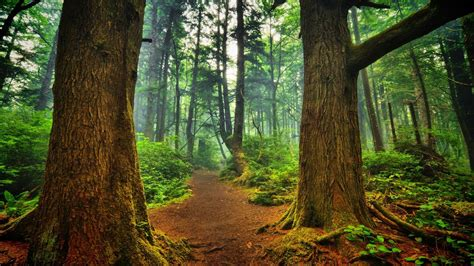
#> input picture img.jpg, 474 x 266 px
$ python edge_detection_test.py
#> lines starting #> are read from the running program, lines starting #| are printed output that depends on the picture
# code taken from https://qiita.com/hitomatagi/items/2c3a2bfefe73ab5c86a4

import cv2

ORG_WINDOW_NAME = "org"
GRAY_WINDOW_NAME = "gray"
CANNY_WINDOW_NAME = "canny"

IMG_FILE_NAME = "img.jpg"
GRAY_FILE_NAME = "gray.png"
CANNY_FILE_NAME = "canny.png"

org_img = cv2.imread(IMG_FILE_NAME, cv2.IMREAD_UNCHANGED)
#> org_img is the input picture: shape (266, 474, 3); mean B, G, R 42, 79.3, 77

gray_img = cv2.imread(IMG_FILE_NAME, cv2.IMREAD_GRAYSCALE)
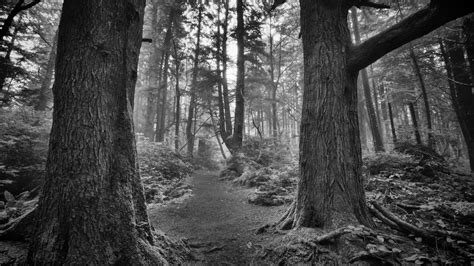
#> gray_img: shape (266, 474); min 0, max 255, mean 74.3

canny_img = cv2.Canny(gray_img, 50, 110)
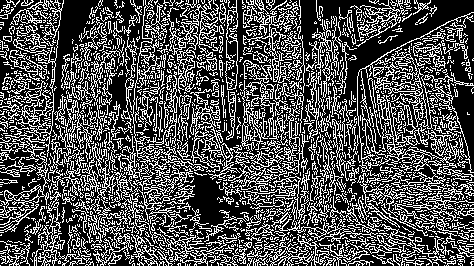
#> canny_img: shape (266, 474); 31.9% white in thin lines or dots

cv2.namedWindow(ORG_WINDOW_NAME)
cv2.namedWindow(GRAY_WINDOW_NAME)
cv2.namedWindow(CANNY_WINDOW_NAME)

cv2.imshow(ORG_WINDOW_NAME, org_img)
cv2.imshow(GRAY_WINDOW_NAME, gray_img)
cv2.imshow(CANNY_WINDOW_NAME, canny_img)

cv2.imwrite(GRAY_FILE_NAME, gray_img)
cv2.imwrite(CANNY_FILE_NAME, canny_img)

print('Press 0 to quit')
cv2.waitKey(0)
cv2.destroyAllWindows()
